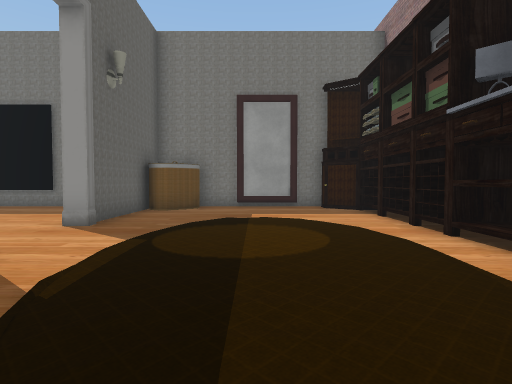
view 1 (above)

18 first-person views from a walk through a scene from a Unity 3-D project. The camera is 1.3 m above the floor, tilts 2° down and sees 80° across. The floor is counted in squares, 1.5 m on a side. Each view is taken from the middle of a square. On the plan, view 1 faces up. The plan holds only what a view shows up to about 11 squares ahead; the rest is blank. The place goes on beyond the plan. The player character is not drawn. Some animated figures are not drawn. Door leaves are left out, so doorways stand open. Some surface patterns are stand-ins.

view 2
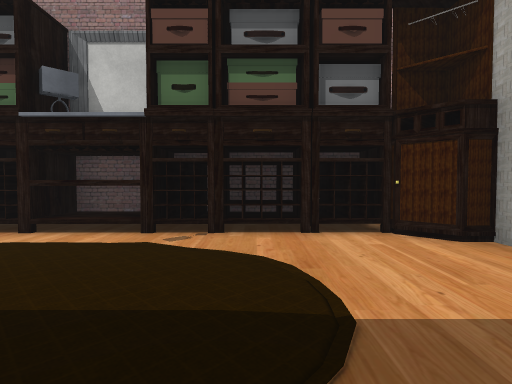

view 3
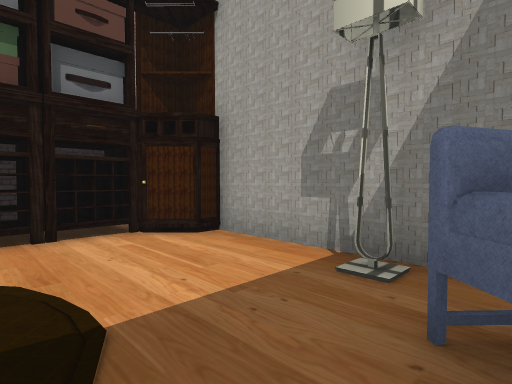

view 4
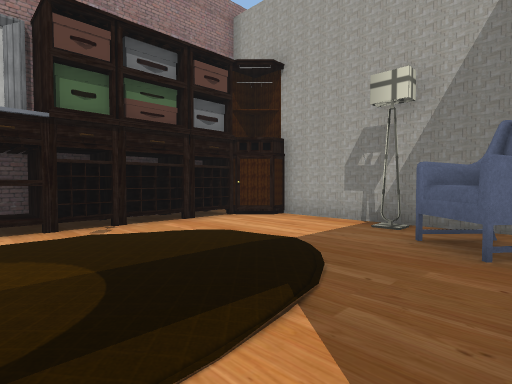

view 5
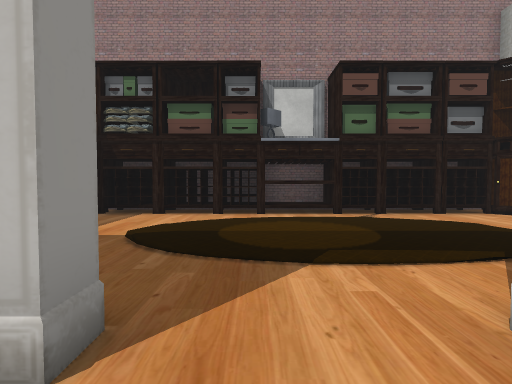

view 6
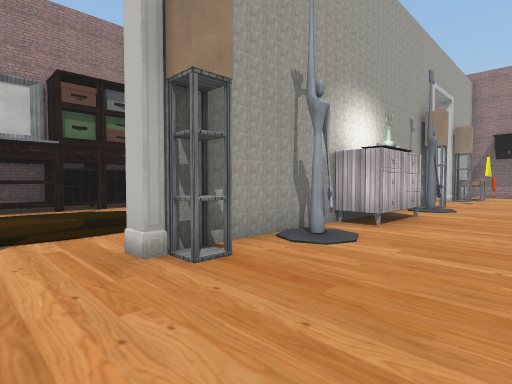

view 7
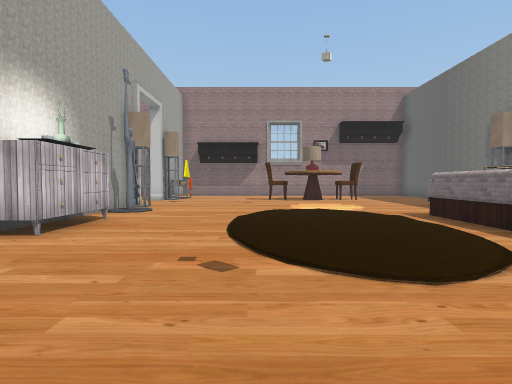

view 8
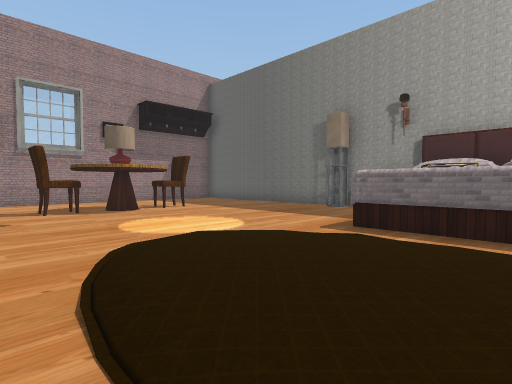

view 9
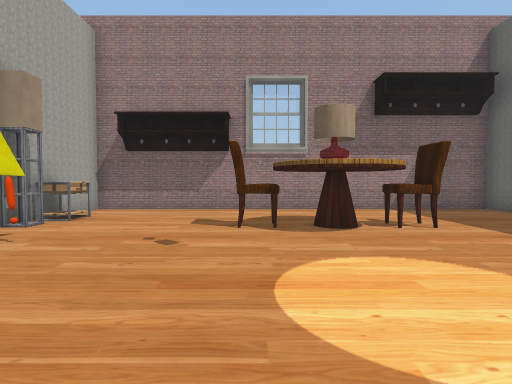

view 10
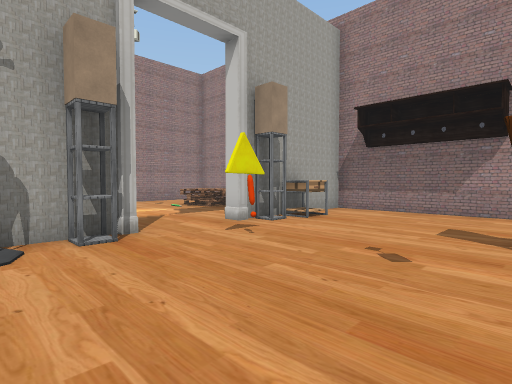

view 11
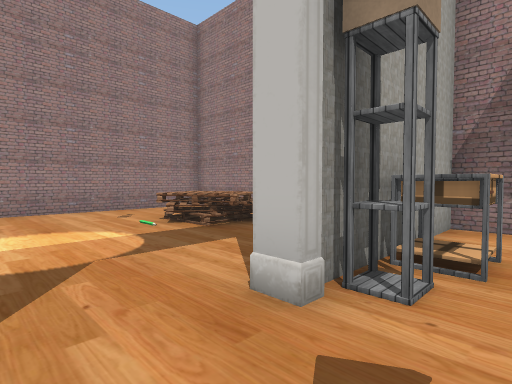

view 12
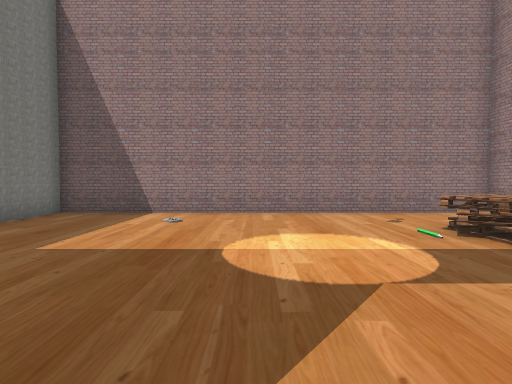

view 13
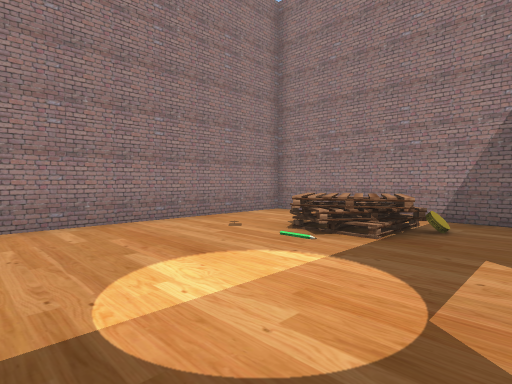

view 14
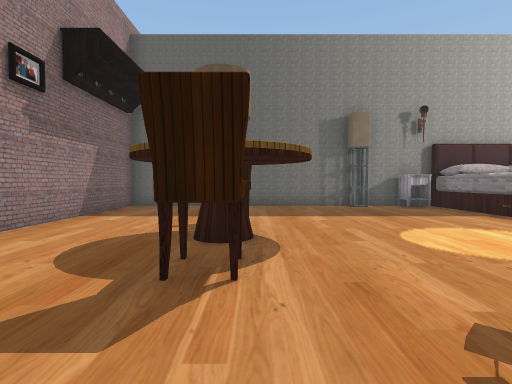

view 15
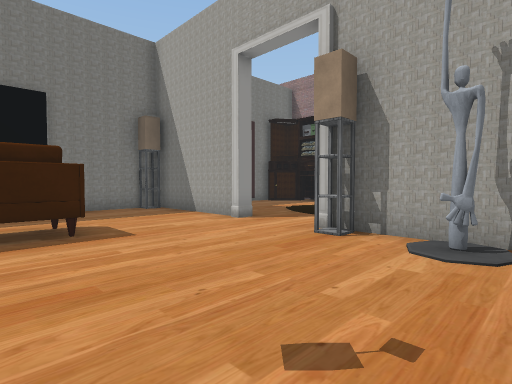

view 16
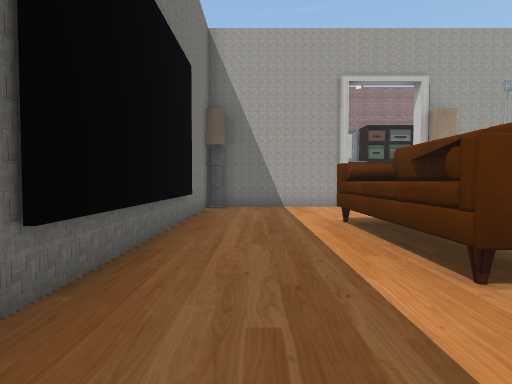

view 17
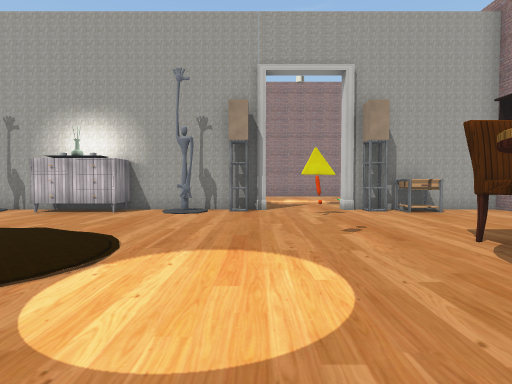

view 18
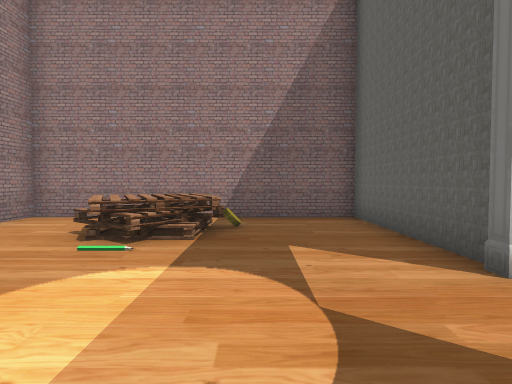

### Floor plan
Key: @ floor where view 1 was taken; # wall or solid block; . floor; ^ raised ledge; M mirror; B basket; C cabinet; A armchair; R dresser; H chair; T table; P pallet; O other object.
Columns run from 17 left of view 1 to 5 right of it. Each row starts with its distance up from view 1.
 11      ########### M##
 10     .........^BB...CCC
  9    ...........#.....CO
  8     ..........#.....OO
  7      .OOOO....#.....OO#
  6       OOOO....#.....OO#
  5         ............OOO
  4         ............OOO
  3         .....^......OOO
  2        ......##.....OOO
  1       .......O#.....OO#
  0      .........#A.@..OO#
 -1  O   ........RAA....CO
 -2  OOMM........R ###..C##
 -3  O MM........R#######.#
 -4 #OOOO.........#  .....#
 -5  O...........O# ......#
 -6 ##...........##.....O.#
 -7 ##...........##.......#
 -8 #.....................#
 -9 #...........O.........#
-10 #....HT.H....#........#
-11   ...HT.H....T....P...#
-12  ............T...PPP..#
-13 #............##..PP...#
-14 #.............#...  ..#
-15 ######################

Where each view was taken, in squares from view 1:
view 1: 0 up, 0 right, facing up
view 2: 1 up, 2 left, facing right
view 3: 1 up, 2 left, facing down-right
view 4: 4 up, 3 left, facing down-right
view 5: 5 up, 5 left, facing right
view 6: 5 up, 7 left, facing down-right
view 7: 4 up, 8 left, facing down
view 8: 1 down, 7 left, facing down-left
view 9: 4 down, 9 left, facing down
view 10: 5 down, 9 left, facing down-right
view 11: 8 down, 5 left, facing down-right
view 12: 8 down, 4 left, facing right
view 13: 7 down, 2 left, facing down-right
view 14: 10 down, 6 left, facing left
view 15: 0 up, 9 left, facing up-right
view 16: 9 up, 14 left, facing right
view 17: 7 down, 13 left, facing right
view 18: 7 down, 1 left, facing down
